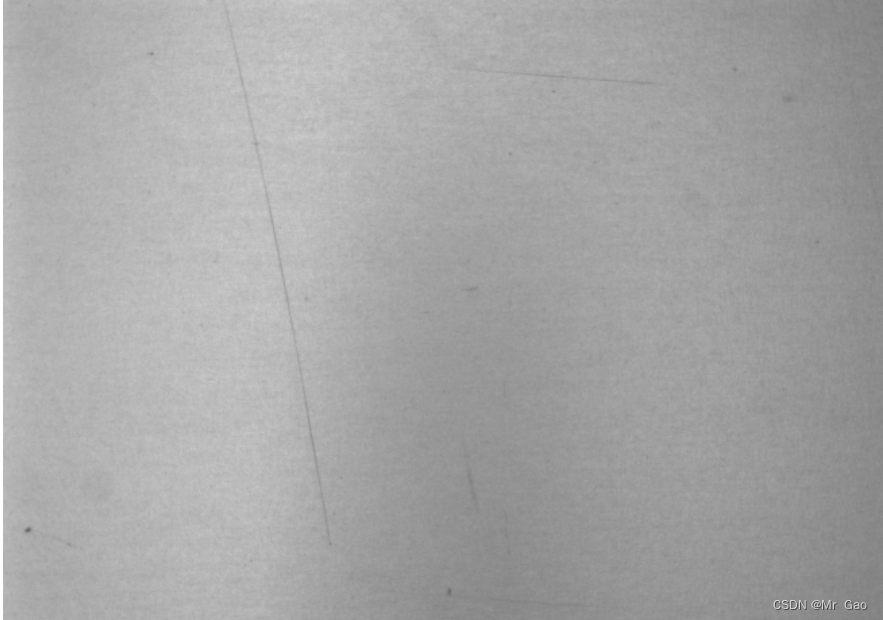
#> input picture 00_templates/huahen.png, 883 x 620 px, found by its file name
$ python main.py
#> lines starting #> are read from the running program, lines starting #| are printed output that depends on the picture; after the words box and inside, x2 and y2 are one past the last pixel; in counts of white or black regions, pixels touching at a corner belong together
import cv2


def test_threshold():
    img = cv2.imread('00_templates/huahen.png', 0)
    cv2.imshow('guazi', img)
    _, mask = cv2.threshold(img, 180, 255, cv2.THRESH_TOZERO_INV)
    cv2.imshow('guazi_mask', mask)
    cv2.waitKey(0)

def test_adaptiveThreshold():
    img = cv2.imread('00_templates/huahen.png', 0)
    cv2.imshow('guazi', img)
    mask = cv2.adaptiveThreshold(img, 255, cv2.ADAPTIVE_THRESH_MEAN_C, cv2.THRESH_BINARY_INV, 5, 5)
    cv2.imshow('guazi_mask', mask)
    cv2.waitKey(0)

def onChangeFunc(value, img):
    threshold = cv2.getTrackbarPos('ThresHoldBar', 'WindowsBar')
    maxval = cv2.getTrackbarPos('MaxValBar', 'WindowsBar')
    _, mask = cv2.threshold(img, threshold, maxval, cv2.THRESH_BINARY_INV)
    cv2.imshow('WindowsBar', mask)

if __name__ == '__main__':
    # test_threshold()
    # test_adaptiveThreshold()
    img = cv2.imread('00_templates/huahen.png', 0)
#> img is the input picture: shape (620, 883); min 69, max 255, mean 166.4
    cv2.namedWindow('WindowsBar')
    cv2.createTrackbar('ThresHoldBar', 'WindowsBar', 0, 255, lambda value:onChangeFunc(value, img))
#> slider 'ThresHoldBar' is set to 85
    cv2.createTrackbar('MaxValBar', 'WindowsBar', 0, 255, lambda value:onChangeFunc(value, img))
#> slider 'MaxValBar' is set to 255
    cv2.waitKey(0)
#> in onChangeFunc, `_, mask = cv2.threshold(img, threshold, maxval, cv2.THRESH_BINARY_INV)`:
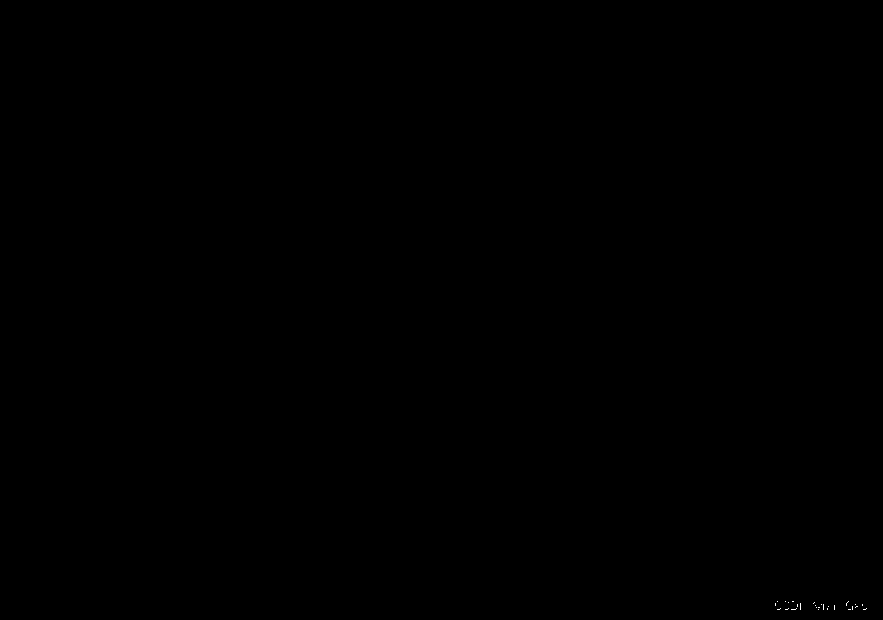
#> mask: shape (620, 883); 0.01% white in thin lines or dots, all inside (x1, y1, x2, y2) = (775, 601, 867, 610)
